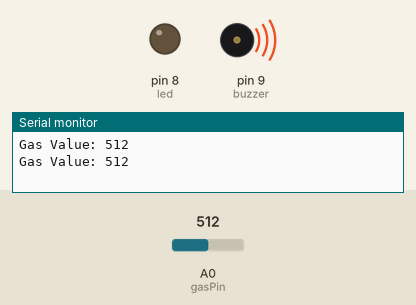
Recording of a sketch running on a simulated Arduino Uno, built with avr-gcc and run on an emulated ATmega328P. Shown: output pins drawn as LEDs (lit = HIGH), buzzer (waves = sounding), the last lines printed to the serial monitor. Dashed ring = blinking. The test bench sets the inputs (shaded band); at power-on: A0 (gasPin) = 512.

Above: at 2.4 s.
2.5 s: A0 (gasPin) set to 190
At 5.4 s:
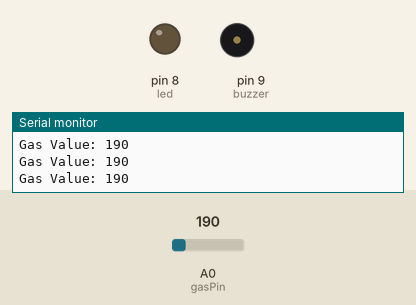
5.7 s: A0 (gasPin) set to 209
At 7.6 s:
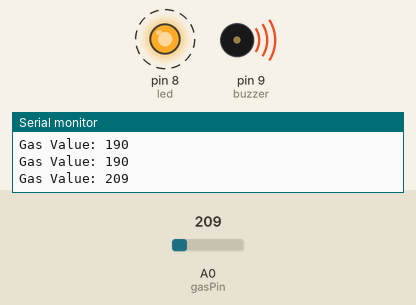
10.9 s: A0 (gasPin) set to 122
At 11.6 s:
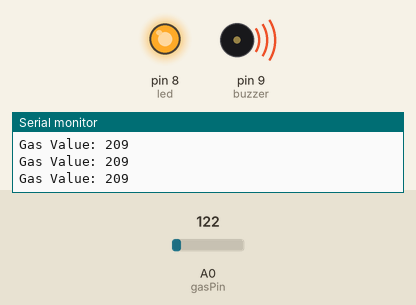
14.7 s: A0 (gasPin) set to 210
At 17.6 s:
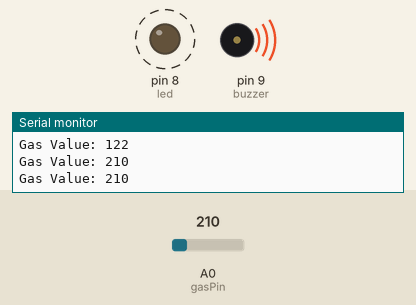
Timing chart, 0 to 20.9 s (numbered marks = the images above; inputs shaded):
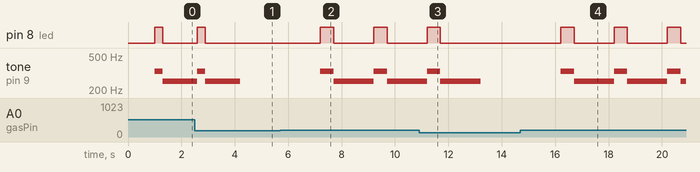

The sketch:

04.gas_alarm.ino
```cpp
#define gasPin A0
#define buzzer 9
#define led 8

void setup() {
  Serial.begin(9600);
  pinMode(buzzer, OUTPUT);
  pinMode(led, OUTPUT);
}

void loop() {
  int gasValue = analogRead(gasPin);
  Serial.print("Gas Value: ");
  Serial.println(gasValue);
  delay(1000);

  if(gasValue>300) {
    tone(buzzer, 330);
    digitalWrite(led, HIGH);
    delay(300);
    tone(buzzer, 252);
    digitalWrite(led, LOW);
    delay(300);
  }
  else if(gasValue>200) {
    tone(buzzer, 330);
    digitalWrite(led, HIGH);
    delay(500);
    tone(buzzer, 252);
    digitalWrite(led, LOW);
    delay(500);
  }
  else {
    noTone(buzzer);
    digitalWrite(led, LOW);
  }
}
```

Measured:
- the behaviour switches between 200 and 201 on A0 (gasPin) (found by bisection; images 1 and 2)
- after the input at 2.5 s, pin 8 (led): goes on until 2.9 s, then stays LOW
- after the input at 5.7 s, pin 8 (led): alternates HIGH for 0.50 s and LOW for 1.5 s, starting after 1.5 s; tone on pin 9 (buzzer): alternates 330 Hz for 0.50 s and 252 Hz for 1.5 s, starting after 1.5 s
- after the input at 10.9 s, pin 8 (led): goes on until 11.7 s, then stays LOW
- after the input at 14.7 s, pin 8 (led): alternates HIGH for 0.50 s and LOW for 1.5 s, starting after 1.5 s; tone on pin 9 (buzzer): alternates 330 Hz for 0.50 s and 252 Hz for 1.5 s, starting after 1.5 s
